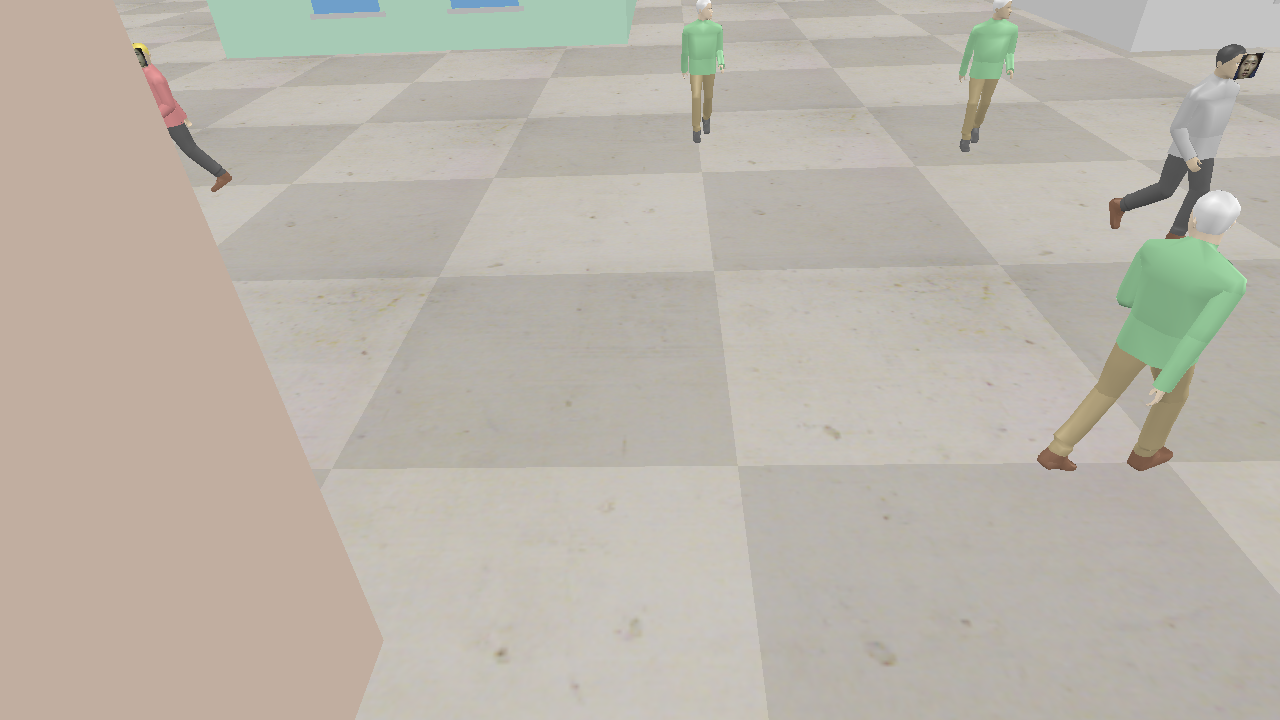
#> input picture src/Following/a.png, 1280 x 720 px
$ python -i contour_detection.py   (imports and definitions only)
#> lines starting #> are read from the running program, lines starting #| are printed output that depends on the picture; after the words box and inside, x2 and y2 are one past the last pixel; in counts of white or black regions, pixels touching at a corner belong together
import numpy as np
import cv2
from matplotlib import pyplot as plt
import logging

color_ranges=[]
# red
# color.append([np.asarray([170, 110, 110]), np.asarray([210, 140, 140])])
# [17 lines not run here, left out]
id_to_color=('red','green','blue','deep grey','shadow grey','brown','deep brown')


def color_mask(img):
    flag, thresh = cv2.threshold(img[:,:,0], 70, 255, cv2.THRESH_BINARY_INV)
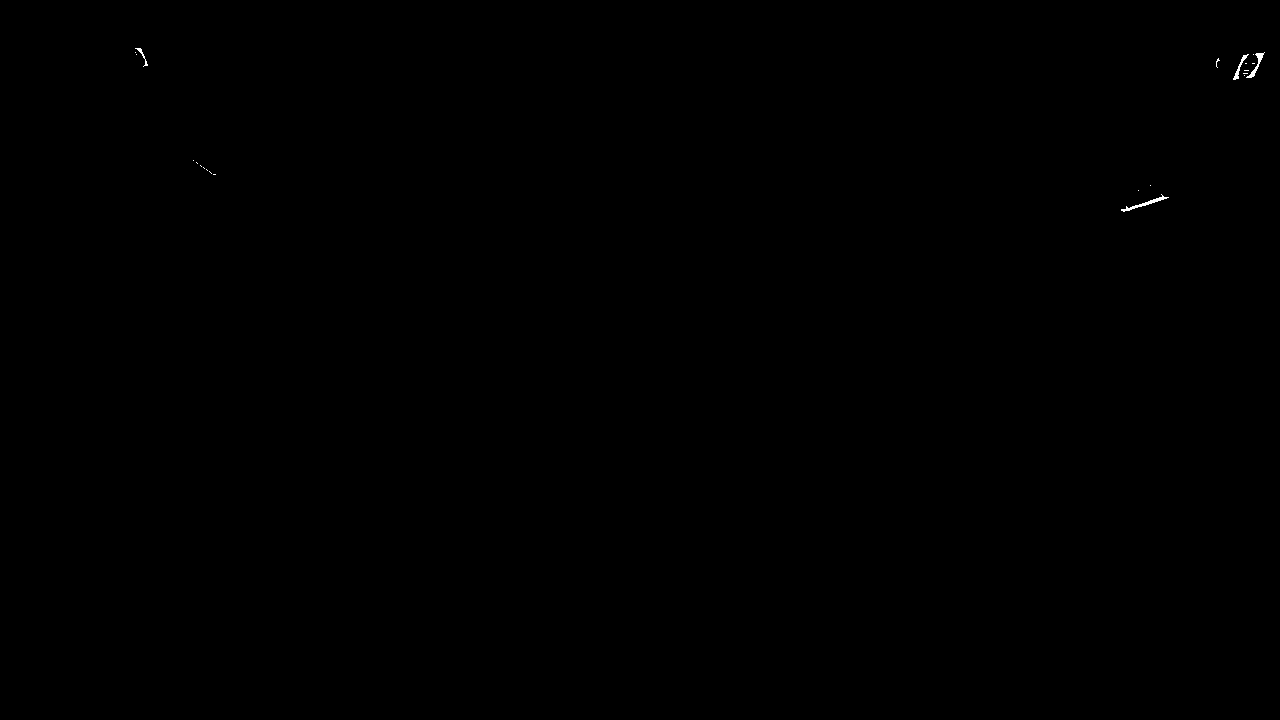
#> thresh: shape (720, 1280); 0.05% white in thin lines or dots, all inside (x1, y1, x2, y2) = (135, 48, 1265, 212)
    # BLACK MAGIC
    color_p=[]
    color_p.append([np.asarray([19, 40, 123]), np.asarray([28, 60, 143])])
    color_p.append([np.asarray([12, 35, 103]), np.asarray([18, 47, 127])])
    color_p.append([np.asarray([11, 43, 53]), np.asarray([20, 82, 81])])
    color_p.append([np.asarray([23, 24, 64]), np.asarray([35, 88, 128])])
    color_p.append([np.asarray([2, 51, 40]), np.asarray([22, 83, 121])])
    color_p.append([np.asarray([18, 58, 93]), np.asarray([24, 71, 155])])
    color_p.append([np.asarray([28, 26, 107]), np.asarray([34, 50, 166])])
    color_p.append([np.asarray([26, 42, 111]), np.asarray([31, 53, 133])])
    img_hsv = cv2.cvtColor(img, cv2.COLOR_RGB2HSV)
#> img_hsv: shape (720, 1280, 3); mean H, S, V 19, 25.2, 188.5
    final_mask=thresh
    for i in range(len(color_p)):
        mask = cv2.inRange(img_hsv, color_p[i][0], color_p[i][1])
        final_mask=np.bitwise_or(final_mask, mask)
#> final_mask: shape (720, 1280); 0.07% white; 22 white regions (19 under 20 px), largest, box (x1, y1, x2, y2) and area: (1233, 52, 1265, 80) 377, (1121, 194, 1169, 212) 150, (134, 48, 148, 67) 117
    return final_mask
    # flag, thresh = cv2.threshold(img[:,:,0], 70, 255, cv2.THRESH_BINARY_INV)
    # return thresh


# [86 lines left out: functions find_contours, perspective_transformation, read_rgb_img, which_color, get_clothes_color, get_pants_color and 1 more, not called in this run]

# # from facerecognition.recognition import *
# img=read_rgb_img('/home/eric/Work/vregRobot/contour_detection/a4.png')
# contours=find_contours(color_mask(img))
# faces, boxes=perspective_transformation(img, contours)
# # faces为识别出脸的结果，识别失败为-1
# for i, face in enumerate(faces):
#     # plt.imshow(face)
#     # plt.savefig('output/%d.png'%i)
#     # people_id=recogize_portrait(face)
#     people_color = get_person_color(img, boxes[i], i)
#     print('%d people= box=%s'%(i, boxes[i]))

>>> import cv2
>>> picture = cv2.cvtColor(cv2.imread('../a.png'), cv2.COLOR_BGR2RGB)
>>> result = color_mask(picture)
